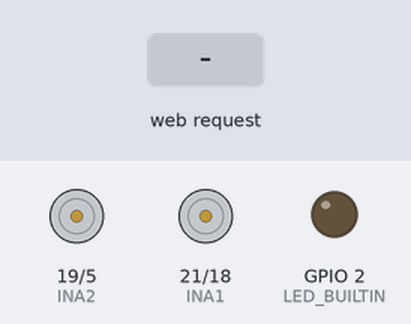
The sketch below on a simulated ESP32. Parts: motor-driver pin pairs drawn as motors (green arrow = first pin HIGH = forward, orange = second pin HIGH = backward, longer = more drive, scaled by the enable pin), output pins drawn as LEDs (lit = HIGH). The inputs (shaded band) are chosen by the test bench. What the sketch prints to the serial monitor is not drawn.

Above: at 1.2 s.
1.3 s: HTTP request GET /ligaled received
At 2.1 s:
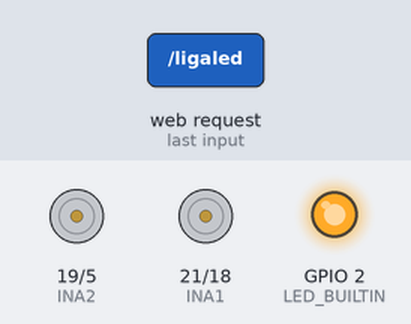
2.8 s: HTTP request GET /motor?speed1=1 received
At 3.5 s:
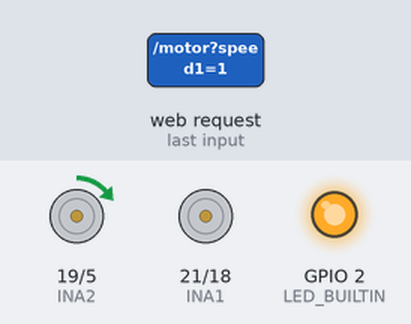
5.3 s: HTTP request GET /motor?speed1=0 received
7.8 s: HTTP request GET /motor?speed1=120 received
At 8.6 s:
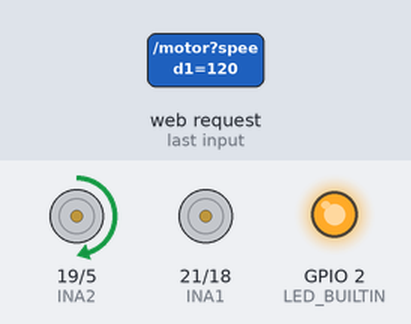
10.3 s: HTTP request GET /motor?speed1=1&speed2=1&dir1=1 received
At 10.6 s:
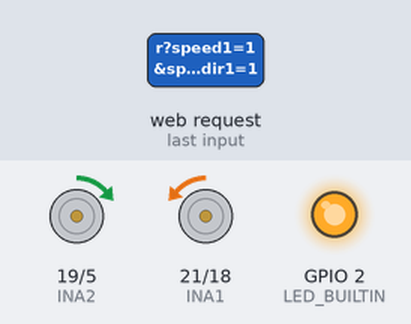
12.8 s: HTTP request GET /motor?speed1=120&speed2=120&dir1=120 received
At 13.6 s:
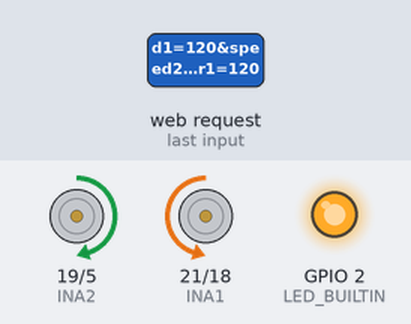
Timing chart, 0 to 15.8 s (numbered marks = the images above; inputs shaded):
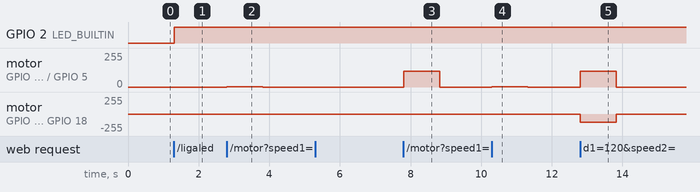

Measured:
- after the input at 1.3 s, GPIO 2 (LED_BUILTIN): LOW → HIGH at once
- after the input at 2.8 s, motor on GPIO 19 (INA2) / GPIO 5 (INB2): stopped → forward 1/255 at once, → stopped 1.0 s later
- after the input at 7.8 s, motor on GPIO 19 (INA2) / GPIO 5 (INB2): stopped → forward 120/255 at once, → stopped 1.0 s later
- after the input at 10.3 s, motor on GPIO 19 (INA2) / GPIO 5 (INB2): stopped → forward 1/255 at once, → stopped 1.0 s later; motor on GPIO 21 (INA1) / GPIO 18 (INB1): stopped → backward 1/255 at once, → stopped 1.0 s later
- after the input at 12.8 s, motor on GPIO 19 (INA2) / GPIO 5 (INB2): stopped → forward 120/255 at once, → stopped 1.0 s later; motor on GPIO 21 (INA1) / GPIO 18 (INB1): stopped → backward 120/255 at once, → stopped 1.0 s later

The sketch:

RobotGrandeNovoMonsterRemotecomRe.ino
```cpp
/* Create a WIFI Server in ESP32 with IP: 192.168.4.1  by default
 * Port 80 by default
 *
 * You just need to connect to ESP32 Access Point
 * password = "your-password"
 *
 * Then, you can reprogram ESP32 via IP at Arduino IDE
 *
 * SENDING COMMNADS
 * To send commands to Node via Browser, just type:
 * 192.168.4.1/ligaled   and wait for the reply
 * 192.168.4.1/motor?speed=25     sends number 25
 *
 * To send commands to Nede via Terminal, just type:
 * curl 192.168.4.1/ligaled   and wait for the reply
 * curl 192.168.4.1/motor?speed=25     sends number 25
 *
 * To send more than one argument:
 * 192.168.4.1/motor?speed1=1023&speed2=1023&dir1=1&dir2=0
 *
 *
 * Modulo PonteH Monster:   INA1,INB1(Motor1)     INA2,INB2(Motor2)
 *          Horario           1    0                1   0
 *          Anti-Hor          0    1                0   1
 *          Break to Ground   0    0                0   0
 *          Break to VCC      1    1                1   1
 *
 * PWM ==> 70 a 255
 *
 *
 *
 *
 *
 */


#define LED_BUILTIN 2
#include <ArduinoOTA.h>   // Library to allow programing via WIFI (Choose ip port in Arduino IDE
#include <WiFi.h>        // Include the Wi-Fi library
#include <WebServer.h>
#include <analogWrite.h>  // Aparently, you can analogRead, but not analogWrite without a library with ESP32 !!!

#define m1PWM 23
#define m2PWM 22
#define INA1 21   //Motor1, entrada A
#define INA2 19   //Motor2, entrada A
#define INB1 18   //Motor1, entrada B
#define INB2 5    //Motor2, entrada B


int dir1 = 0;
int dir2 = 0;
int speed1 = 0;
int speed2 = 0;
int count = 0;  //Para se perdero contatocom cel

const char *ssid = "ESP32 Access Point"; // The name of the Wi-Fi network that will be created
const char *password = "your-password";   // The password required to connect to it, leave blank for an open

WebServer server(80);

void handleRoot() {
  server.send(200, "text/plain", "XUPA FEDERAL!");
}

void handleNotFound() {
  server.send(404, "text/plain", "Banana");
}

void motor() {
  if(server.hasArg("speed1")) {
    speed1 = server.arg("speed1").toInt();
    speed2 = server.arg("speed2").toInt();

    dir1 = server.arg("dir1").toInt();
    dir2 = server.arg("dir2").toInt();

    if(dir1 == 0) //Pra Frente
    {   digitalWrite(INA1, 1);
        digitalWrite(INB1, 0);
    }
    else          //Pra Tras
    {   digitalWrite(INA1, 0);
        digitalWrite(INB1, 1);
    }

    if(dir2 == 0)
    {
      digitalWrite(INA2, 1);
      digitalWrite(INB2, 0);
    } else
    {
      digitalWrite(INA2, 0);
      digitalWrite(INB2, 1);
    }

    analogWrite(m1PWM,speed1);
    analogWrite(m2PWM,speed2);

    count = 0;   // Reseta Timer
    server.send(200, "text/plain", "");   // NAO apague isso, pois o controle do Natan esperapela resposta!!

  }
}

void halt() {
    digitalWrite(INA1, 0);  // Break to Ground
    digitalWrite(INA2, 0);
    digitalWrite(INB1, 0);
    digitalWrite(INB2, 0);

    analogWrite(m1PWM, 0);
    analogWrite(m2PWM, 0);

    speed1 = 0;
    speed2 = 0;

    count = 0;
    server.send(200, "text/plain", "");   // NAO apague isso, pois o controle do Natan esperapela resposta!!
}


void setup() {
  //LED
  pinMode(LED_BUILTIN, OUTPUT);

  //PWM
  pinMode(m1PWM, OUTPUT);     // Initialize the Motor PWM pin as an output
  pinMode(m2PWM, OUTPUT);
  pinMode(INA1, OUTPUT);
  pinMode(INB1, OUTPUT);
  pinMode(INA2, OUTPUT);
  pinMode(INB2, OUTPUT);

  analogWriteFrequency(200);

  digitalWrite(INA1, 0); // Frente
  digitalWrite(INB1, 1);
  digitalWrite(INA2, 0);  // Frente
  digitalWrite(INB2, 1);

  analogWrite(m1PWM, 0);  // Sepeed = 0
  analogWrite(m2PWM, 0);

  // Serial Begin
  Serial.begin(115200);
  Serial.println("Booting");


  // WIFI Server AP (This Create a WIFI Server in ESP32 with IP: 192.168.4.1  by default)
  WiFi.softAP(ssid, password);             // Start the access point
  Serial.print("Access Point \"");
  Serial.print(ssid);
  Serial.println("\" started");

  Serial.print("IP address:\t");
  Serial.println(WiFi.softAPIP());         // Send the IP address of the ESP32 to the computer

  server.on("/", handleRoot);
  server.on("/motor", HTTP_GET, motor);
  server.on("/para", HTTP_GET, halt);

  server.onNotFound(handleNotFound);

  server.on("/ligaled", []() {
    server.send(200, "text/plain", "ligou");
    digitalWrite(LED_BUILTIN, HIGH);
  });

  server.on("/desligaled", []() {
    server.send(200, "text/plain", "apagou");
    digitalWrite(LED_BUILTIN, LOW);
  });

  server.begin();
  Serial.println("HTTP server started");
  //END OF WIFI Server AP


  ArduinoOTA.onStart([]() {
    String type;
    if (ArduinoOTA.getCommand() == U_FLASH) {
      type = "sketch";
    } else {
      type = "filesystem";
    }

    Serial.println("Start updating " + type);
  });
  ArduinoOTA.onEnd([]() {
    Serial.println("\nEnd");
  });
  ArduinoOTA.onProgress([](unsigned int progress, unsigned int total) {
    Serial.printf("Progress: %u%%\r", (progress / (total / 100)));
  });
  ArduinoOTA.onError([](ota_error_t error) {
    Serial.printf("Error[%u]: ", error);
    if (error == OTA_AUTH_ERROR) {
      Serial.println("Auth Failed");
    } else if (error == OTA_BEGIN_ERROR) {
      Serial.println("Begin Failed");
    } else if (error == OTA_CONNECT_ERROR) {
      Serial.println("Connect Failed");
    } else if (error == OTA_RECEIVE_ERROR) {
      Serial.println("Receive Failed");
    } else if (error == OTA_END_ERROR) {
      Serial.println("End Failed");
    }
  });
  ArduinoOTA.begin();
  Serial.println("Ready");

  // END OF OTA SETUP
}

void loop() {
  ArduinoOTA.handle();

  server.handleClient();

  count++;
  if(count > 100) // conta 1 seg no delay(10) ... Esta' bem mais rapido!!! Nao sei por que!!
    halt();

  delay(10);    // Botei Delay pra economizar bateria do WIFI
}
```
